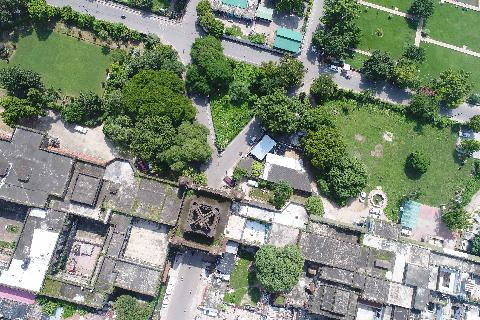
#> input picture images/img105.jpg, 480 x 320 px
$ python image_combine.py
#> lines starting #> are read from the running program, lines starting #| are printed output that depends on the picture; after the words box and inside, x2 and y2 are one past the last pixel; in counts of white or black regions, pixels touching at a corner belong together
import cv2
import numpy as np
im1 = cv2.imread('img105.jpg')
#> im1 is the input picture: shape (320, 480, 3); mean B, G, R 118.7, 136.8, 125.5
im2 = cv2.imread('img105_rd.png')
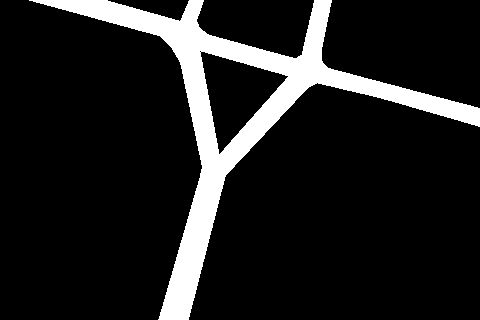
#> input picture images/img105_rd.png, 480 x 320 px
#> im2 is the input picture: shape (320, 480, 3); 12.4% white; 1 white region, box (x1, y1, x2, y2) and area: (29, 0, 480, 320) 19088
#im2 = cv2.cvtColor(im2,cv2.COLOR_GRAY2RGB)
im_new = np.zeros((320,960,3))
im_new[0:320, 0:480] = im1
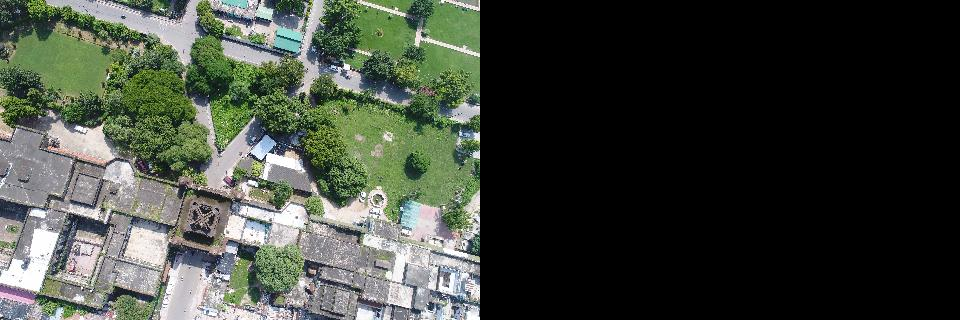
#> im_new: shape (320, 960, 3) float64; mean B, G, R 59.4, 68.4, 62.8
im_new[0:320, 480:960] = im2
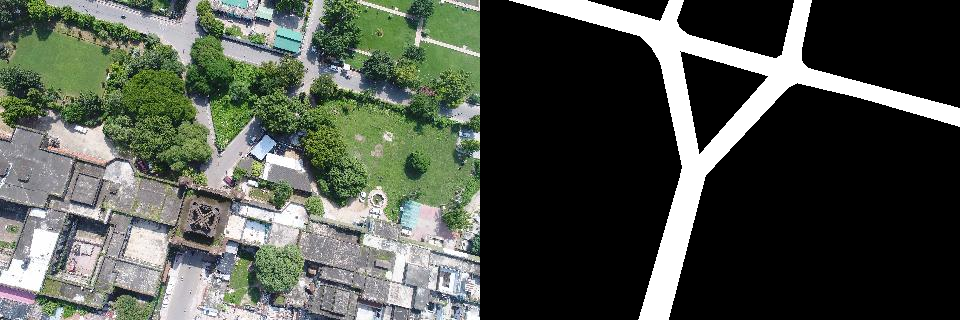
#> im_new: shape (320, 960, 3) float64; 6.21% of pixels changed, all inside (x1, y1, x2, y2) = (509, 0, 960, 320)

cv2.imwrite('dataset1.jpg', im_new)
